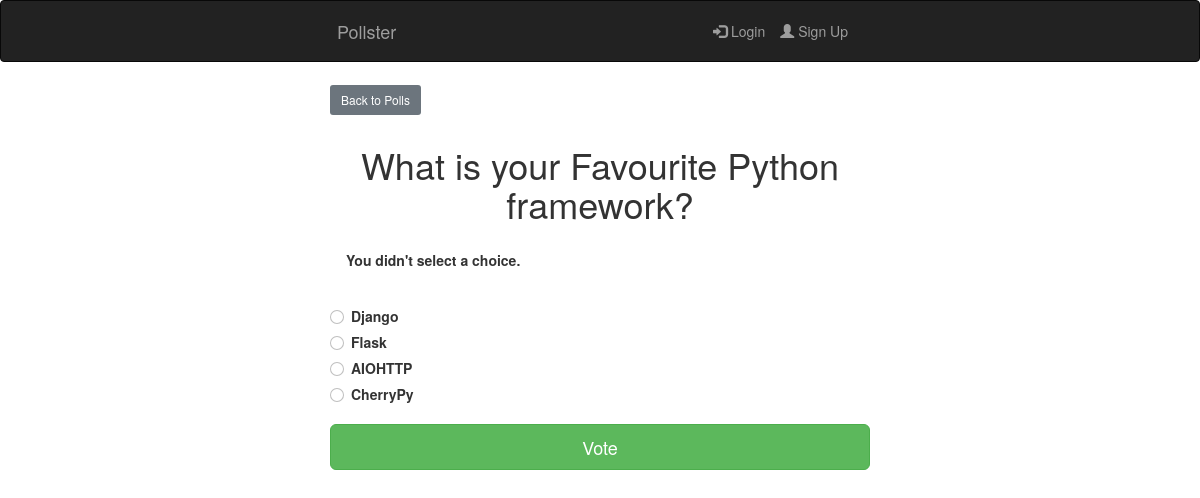
The page /1/vote/ on the database its author committed.
### polls/models.py (models this page shows, shortened)
class Question(models.Model):
    question_text = models.CharField(max_length=200)
    pub_date = models.DateTimeField('date published')

class Choice(models.Model):
    question = models.ForeignKey(Question, on_delete=models.CASCADE)
    choice_text = models.CharField(max_length=200)
    vote = models.IntegerField(default=0)

### polls/views.py (the view)
# urls.py: path('<int:question_id>/vote/', views.vote, name='vote'),
def vote(request, question_id):
    question = get_object_or_404(Question, pk=question_id)
    try:
        selected_choice = question.choice_set.get(pk=request.POST['choice'])
    except (KeyError, Choice.DoesNotExist):
        return render(request, 'polls/detail.html', {
            "question": question,
            'error_message': "You didn't select a choice."
        })
    else:
        selected_choice.vote += 1
        selected_choice.save()
        return HttpResponseRedirect(reverse('polls:result', args=(question.id,)))

### templates/polls/detail.html (shortened to what this page needs)
{% extends 'polls/base.html' %}
{% block content %}
    <a class="btn btn-secondary btn-sm mb-3 mt-1" href="{% url 'polls:pollquestions' %}">Back to Polls</a>
    <h1 class="text-center mb-3">{{ question.question_text }}</h1>
    {% if error_message %}
    <p class="alert alert danger">
        <strong>{{ error_message }}</strong>
    </p>
    {% endif %}
    <form action="{% url 'polls:vote' question.id %}" method="post">
        {% for choice in question.choice_set.all %}
            <div class="form-check">
                <input type="radio" name="choice" class="form-check-input" id="choice{{ forloop.counter }}" value="{{ choice.id }}"/>
                <label for="choice{{ forloop.counter }}">{{ choice.choice_text }}</label>
            </div>
        {% endfor %}
        <input type="submit" value="Vote" class="btn btn-success btn-lg btn-block mt-4"/>
    </form>
{% endblock %}

### rows shown on the page
Question: question_text "What is your Favourite Python framework?"
Choice: choice_text "Django"
Choice: choice_text "Flask"
Choice: choice_text "AIOHTTP"
Choice: choice_text "CherryPy"

### other values the page prints
{{ error_message }} "You didn't select a choice."
